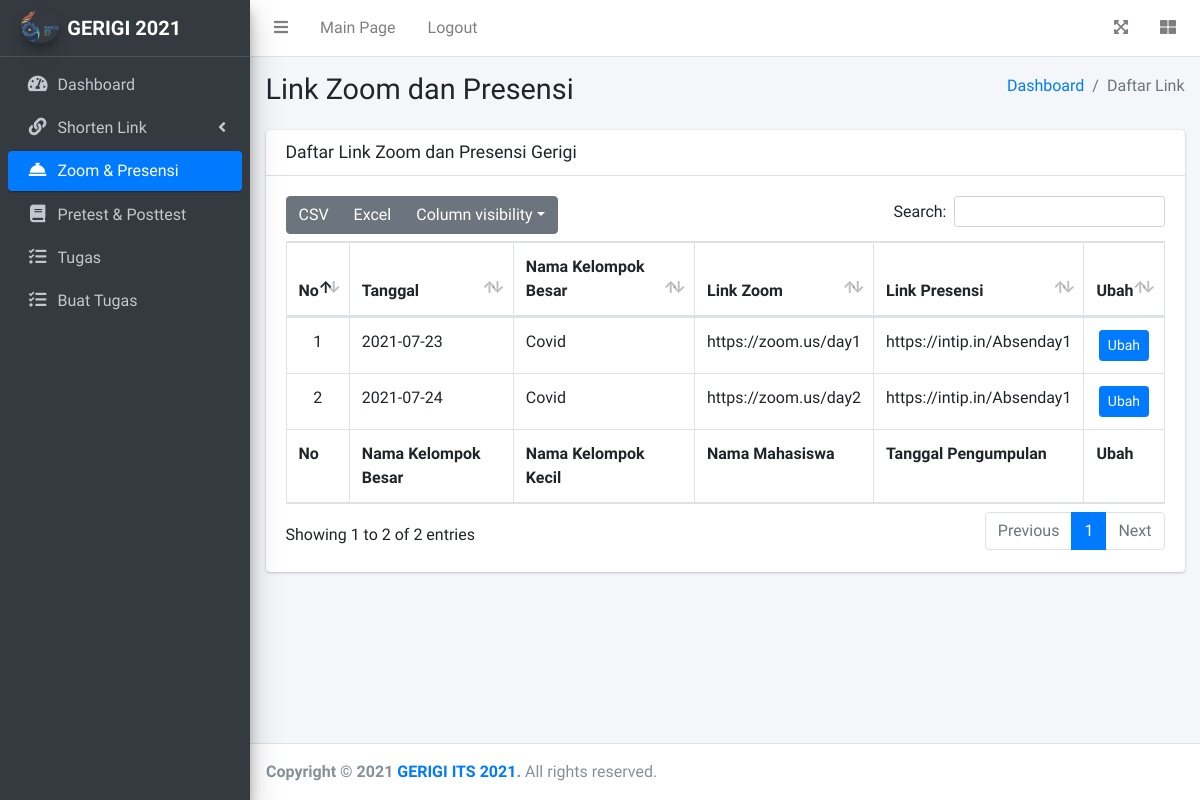
Page /index.php/admin/link on the committed database.
### tables this page shows
CREATE TABLE `link` (
  `id` int(11) NOT NULL,
  `id_kls_bsr` int(11) NOT NULL,
  `dateUse` date NOT NULL,
  `dateCreate` date NOT NULL,
  `link_zoom` varchar(256) NOT NULL,
  `link_presensi` varchar(256) NOT NULL
);

CREATE TABLE `tbkelbesar` (
  `idKelBesar` int(11) NOT NULL,
  `namaKelBesar` varchar(100) NOT NULL,
  `namaPicKelBesar` varchar(100) NOT NULL,
  `cpPicKelBesar` varchar(100) NOT NULL,
  `dateCreate` datetime NOT NULL
);

### application/controllers/Admin.php (called while the page is built, shortened)
<?php
class Admin extends CI_Controller
{
	public function __construct()
	{
		$this->load->model('ModelAdmin');
	}
	public function link()
	{
		$data = [
			'title'			=> 'Zoom & Presensi',
			'lists'			=> $this->ModelAdmin->getLink()
		];
		$this->load->view('Adminpage/Templates/header', $data);
		$this->load->view('Adminpage/Templates/navbar');
		$this->load->view('Adminpage/Templates/sidebar', $data);
		$this->load->view('Adminpage/zoom_presensi');
		$this->load->view('Adminpage/Templates/footer');
	}
}

### index.php (called while the page is built, shortened)
<?php
require_once BASEPATH.'core/CodeIgniter.php';

### application/models/ModelAdmin.php (called while the page is built, shortened)
<?php
class ModelAdmin extends CI_Model
{
	function getLink()
	{
		$this->db->select('link.id, link.link_zoom, link.link_presensi, link.id_kls_bsr, link.dateUse, tbkelbesar.namaKelBesar');
		$this->db->from('link');
		$this->db->join('tbkelbesar', 'tbkelbesar.idKelBesar = link.id_kls_bsr');
		return $this->db->get()->result_array();
	}
}

### application/views/Adminpage/zoom_presensi.php (the view, shortened to what this page needs)
<div class="content-wrapper">
  <div class="content-header">
    <div class="container-fluid">
      <div class="row mb-2">
        <div class="col-sm-6">
          <h1 class="m-0">Link Zoom dan Presensi</h1>
        </div>
        <div class="col-sm-6">
          <ol class="breadcrumb float-sm-right">
            <li class="breadcrumb-item"><a href="<?= base_url('Admin'); ?>">Dashboard</a></li>
            <li class="breadcrumb-item active">Daftar Link</li>
          </ol>
        </div>
      </div>
    </div>
  </div>
  <div class="content">
    <div class="container-fluid">
      <div class="card">
        <div class="card-header">
          <h3 class="card-title">Daftar Link Zoom dan Presensi Gerigi</h3>
        </div>
        <div class="card-body">
          <table id="datatables" class="table table-bordered table-hover">
            <thead>
              <tr>
                <th>No</th>
                <th>Tanggal</th>
                <th>Nama Kelompok Besar</th>
                <th>Link Zoom</th>
                <th>Link Presensi</th>
                <th>Ubah</th>
              </tr>
            </thead>
            <tbody>
              <?php $i = 1 ?>
              <?php foreach ($lists as $list) : ?>
                <tr>
                  <td class="text-center"><?= $i++; ?></td>
                  <td><?= $list['dateUse']; ?></td>
                  <td><?= $list['namaKelBesar']; ?></td>
                  <td><?= $list['link_zoom']; ?></td>
                  <td><?= $list['link_presensi']; ?></td>
                  <td class="text-center">
                    <a href="editLink/<?= $list['id']?>" class="btn btn-primary btn-sm">
                      Ubah
                  </td>
                </tr>
              <?php endforeach; ?>
            </tbody>
            <tfoot>
              <tr>
                <th>No</th>
                <th>Nama Kelompok Besar</th>
                <th>Nama Kelompok Kecil</th>
                <th>Nama Mahasiswa</th>
                <th>Tanggal Pengumpulan</th>
                <th>Ubah</th>
              </tr>
            </tfoot>
          </table>
        </div>
      </div>
    </div>
  </div>
</div>

### rows in the picture
link: dateUse "2021-07-23", tbkelbesar.namaKelBesar "Covid", link_zoom "https://zoom.us/day1", link_presensi "https://intip.in/Absenday1"
link: dateUse "2021-07-24", tbkelbesar.namaKelBesar "Covid", link_zoom "https://zoom.us/day2", link_presensi "https://intip.in/Absenday1"
